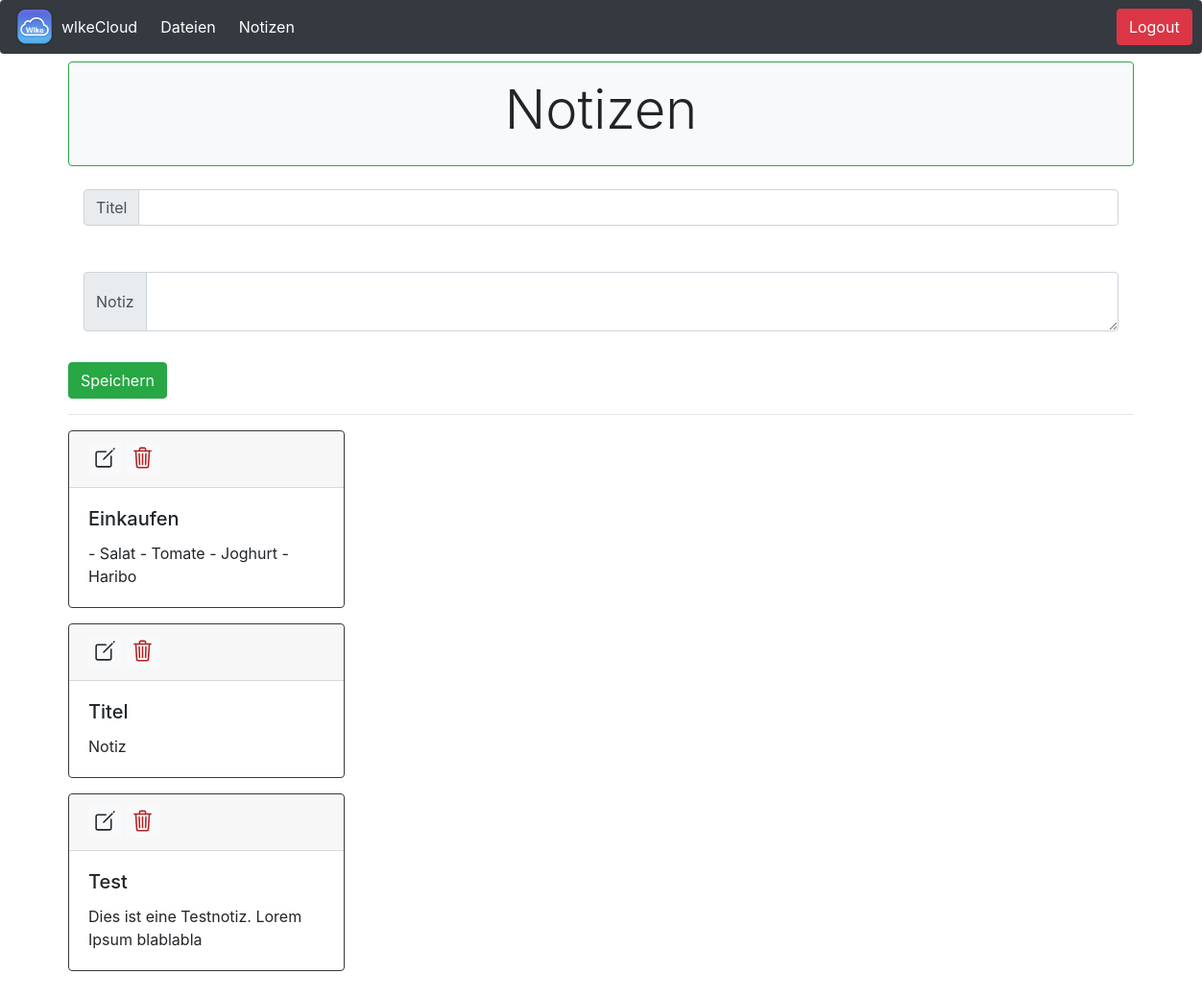
Screenshot of /notes/ (signed in) with the database file from the repository.
### notes/models.py (models this page shows, shortened)
class Notiz(models.Model):
    benutzer = models.ForeignKey(
        User, on_delete=models.CASCADE, related_name="notiz", null=True)
    titel = models.CharField(max_length=200)
    body = models.TextField()
    class Meta:
        verbose_name_plural = 'Notizen'

### notes/views.py (the view, shortened to what this page needs)
# urls.py: path('', views.index, name="index"),
def index(request):
    return render(request, 'notes/notes_index.html')

### templates/notes/notes_index.html (shortened to what this page needs)
{% extends 'base_storage.html' %} {% block titel %}Notizen{% endblock %}
{% block content %}
<div class="border border-success rounded p-3 mx-auto m-2 bg-light">
  <h1 class="display-4 text-center">Notizen</h1>
</div>
<form method="POST" name="note">
  <div class="input-group input-groupm mb-3 p-3">
    <div class="input-group-prepend">
      <span class="input-group-text" id="inputGroup-sizing-sm">Titel</span>
    </div>
    <input type="text" class="form-control" name="note-title">
  </div>
  <div class="input-group mb-3 p-3">
    <div class="input-group-prepend">
      <span class="input-group-text" id="inputGroup-sizing-default">Notiz</span>
    </div>
    <textarea class="form-control" type="text" name="note-body">  </textarea>
  </div>
  <button class="btn btn-success" type="submit">Speichern</button>
</form>
<hr>
{% for notiz in user.notiz.all %}
<div class="card border-dark mb-3" style="max-width: 18rem;">
  <div class="card-header">
    <a href="#" class="badge badge-light"><ion-icon name="create-outline" style="font-size: 25px;"></ion-icon></a>
    <a href="#" class="badge badge-light"><ion-icon name="trash-outline" style="font-size: 25px; color:firebrick;"></ion-icon></a>
  </div>
  <div class="card-body">
    <h5 class="card-title">{{ notiz.titel }}</h5>
    <p class="card-text">{{ notiz.body }}</p>
  </div>
</div>
{% endfor %}
{% endblock %}

### rows the page displays
Notiz: titel "Einkaufen", body "- Salat - Tomate - Joghurt - Haribo"
Notiz: titel "Titel", body "Notiz"
Notiz: titel "Test", body "Dies ist eine Testnotiz. Lorem Ipsum blablabla"
